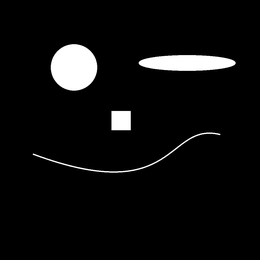
%> input picture Assignment2/synthetic.png, 260 x 260 px, shrunk from 1024 x 1024 before the run
$ octave --eval "LoG;"   (GNU Octave 9; MATLAB toolbox functions it lacks are replaced by stand-ins)
%> lines starting %> are read from the running program, lines starting %| are printed output that depends on the picture

function LoG

    img = double(rgb2gray(imread('synthetic.png')));
%> img: size 260x260 double; min 0, max 255, mean 13.4

    radius = 2;

    threshold = 0.2;
    k = 1.1;
    sigma = 5;
    s = k.^(1:50)*sigma;

    resLoG = zeros(size(img,1),size(img,2),length(s));
    figure, imagesc(img), axis image, colormap(gray),hold on

    %% Filter over a set of scales - borrowed from tutorial
    for si = 1:length(s);

        sL = s(si);
        hs= max(25,min(floor(sL*3),128));
        HL = fspecial('log',[hs hs],sL);
        imgFiltL = conv2(img,HL,'same');
        resLoG(:,:,si)  = (sL^2)*imgFiltL;
    end
%> this loop made 50 passes
%> pass 1, in LoG, `imgFiltL = conv2(img,HL,'same');`:
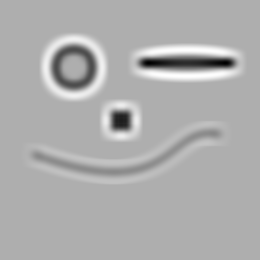
%> imgFiltL: size 260x260 double; min -4.18, max 1.94, mean -6.6e-17; drawn with min black and max white

    for i = 1:length(s)

        sc = s(i);
        max_filter = strel('disk', radius).Neighborhood;
        ord_max = nnz(max_filter==1);
        n = ordfilt2(resLoG(:,:,i), ord_max, max_filter);
        t = threshold*min(n(:));
        [y,x] = find(n<=t);
        total_pts = size(y, 1);

        for j = 1:length(total_pts)

            if i == 1
                result = isScaleMax(resLoG(:,:,1:1),resLoG(:,:,2:3), x(j), y(j));
            elseif i == length(s)
                result = isScaleMax(resLoG(:,:,i:i), resLoG(:,:,i-2:i-1), x(j), y(j));
            else
                result = isScaleMax(resLoG(:,:,i:i),resLoG(:,:,i-1:2:i+1), x(j), y(j));
            end

            if result == 1

                xc = sc*sin(0:0.1:2*pi)+x(j);
                yc = sc*cos(0:0.1:2*pi)+y(j);
                drawnow;
                plot(xc,yc,'r');

            end
        end
    end
%> this loop made 50 passes
%> (t, total_pts) on passes 1 to 12: (-20.52, 1774), (-21.38, 1761), (-21.34, 1723), (-20.57, 1736), (-19.26, 1733), (-19.74, 1651), (-22.41, 1797), (-22.93, 2020), (-22.17, 2344), (-20.68, 2656), (-19.03, 3013), (-17.22, 3332)
%> pass 1, in LoG, `n = ordfilt2(resLoG(:,:,i), ord_max, max_filter);`:
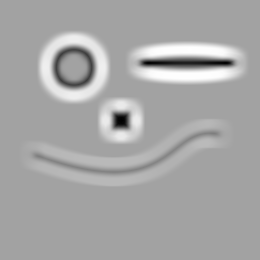
%> n: size 260x260 double; min -102.6, max 58.79, mean 3.1; drawn with min black and max white
%> after the loop, result = 0; xc = 63 values, max 44.5 at index 17, min 33.5 at index 48, mean 39; yc = 63 values, max 162.5 at index 1, min 151.5 at index 32, mean 157
%> `LoG;`:
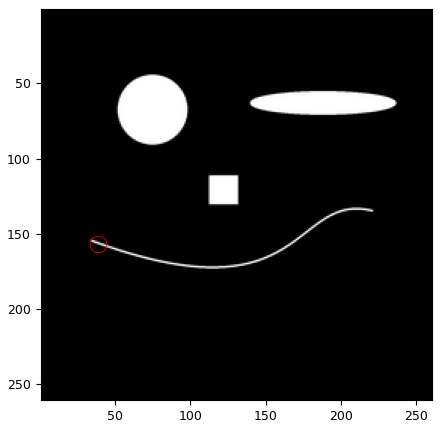
%> figure redrawn from the program's plot data
end
